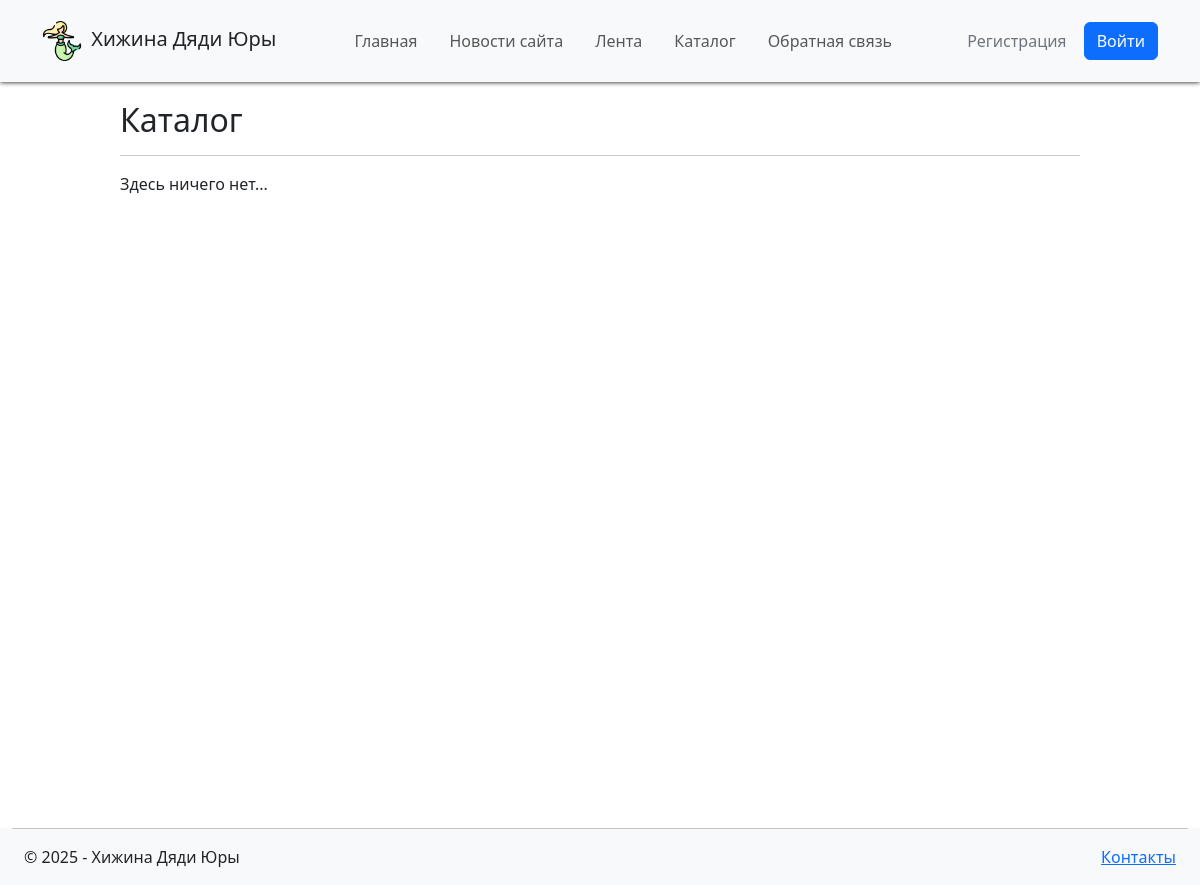
The app's page /shop/, older data.
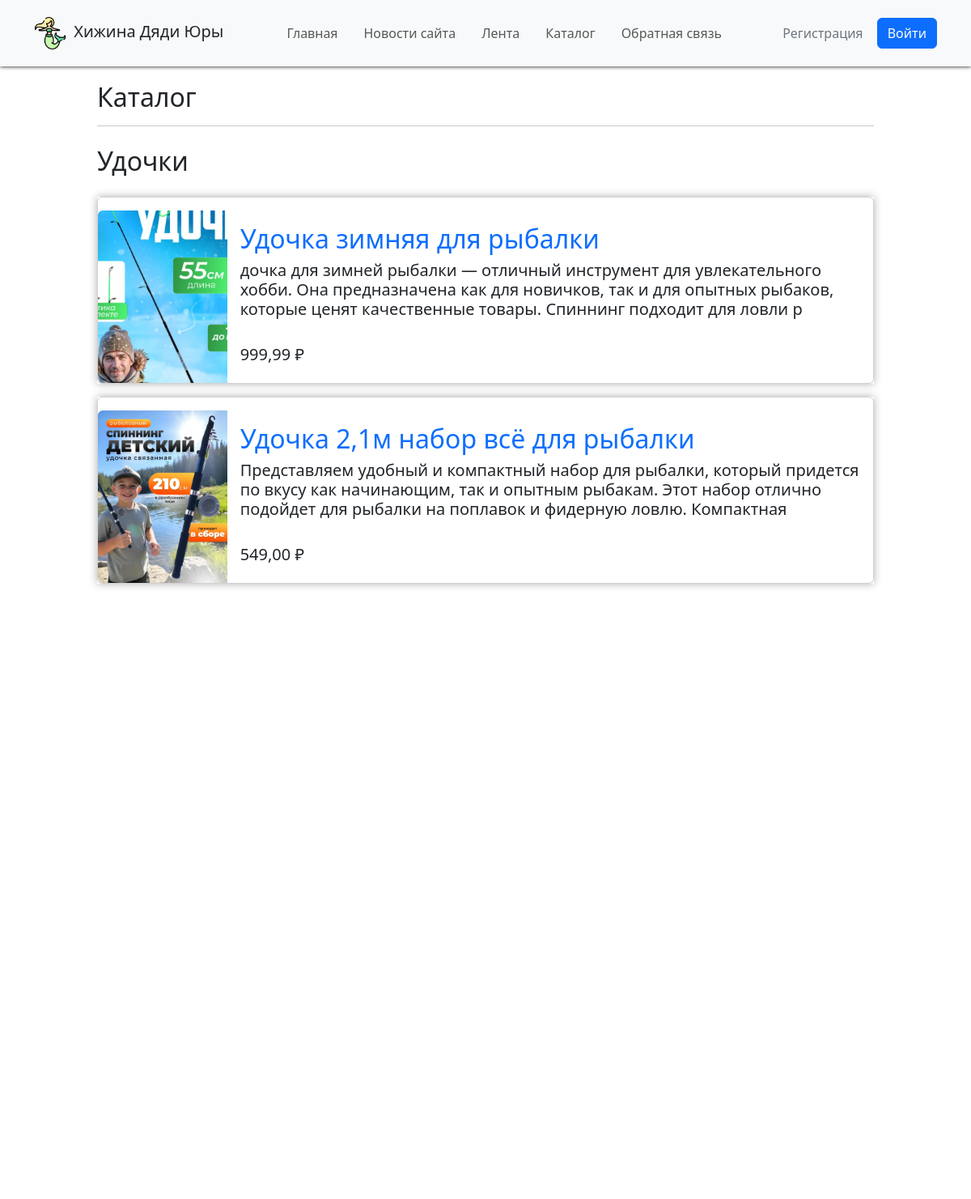
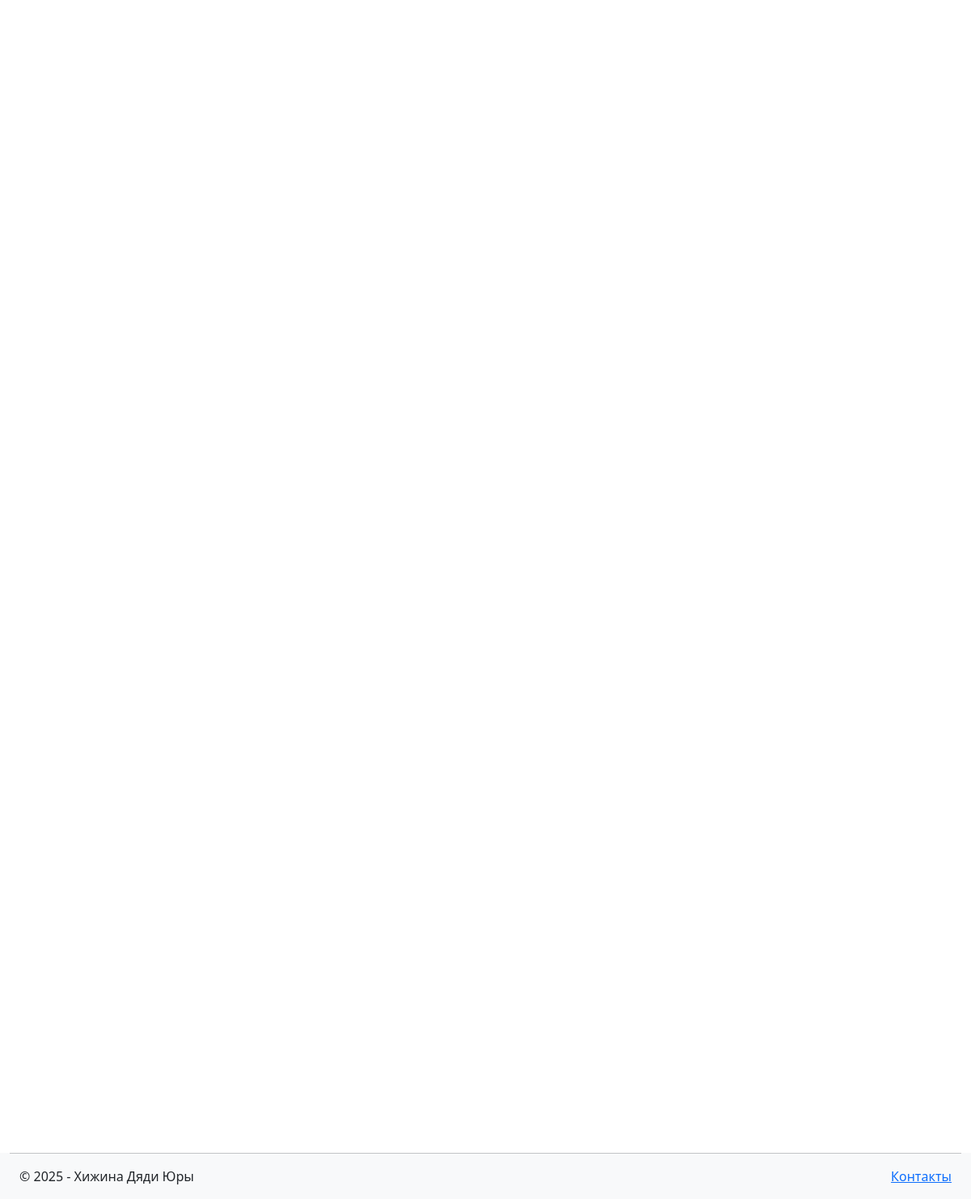
The same page, newer data (2 pictures, top to bottom).
### shop/models.py (models this page shows, shortened)
class categories(models.Model):
    name = models.CharField(max_length=100, verbose_name="Название категории")
    class Meta:
        verbose_name_plural = "категории"
        verbose_name = "категория"

class shopitems(models.Model):
    name = models.CharField(max_length=50, verbose_name="Название")
    image = models.FileField(default='temp.jpg', verbose_name="Путь к картинке")
    description = models.CharField(max_length=200, verbose_name="Описание")
    price = models.DecimalField(max_digits=5, decimal_places=2, verbose_name="Цена")
    category = models.ForeignKey(categories, on_delete=models.CASCADE, verbose_name="Категория")
    class Meta:
        verbose_name_plural = "товары"
        verbose_name = "товар"

### shop/views.py (the view)
# urls.py: path('shop/', include('shop.urls'))
def shop(request):
    assert isinstance(request, HttpRequest)  # Проверка типа запроса
    return render(
        request, 'shop/index.html',
        {
            'title':'Каталог',
            'categories':categories.objects.all(),  # Все категории товаров
            'staff':request.user.is_staff,  # Является ли пользователь сотрудником
            'year':datetime.now().year,  # Текущий год для подвала сайта
        }
    )

### shop/templates/shop/index.html (shortened to what this page needs)
{% extends "main/layout.html" %}
{% block content %}
<div class="py-3">
	<h2>
		{{ title }}
	</h2><hr />
	<div class="col s12 m7">
		{% if categories %}
		{% for category in categories %}
		<h2 class="my-4">{{ category.name }}</h3>
		{% for item in category.shopitems_set.all %}
		<div style="box-shadow: 0px 0px 10px #B0B0B0">
			<div class="card mb-3" style="max-height: 350px;">
				<div class="row g-0">
					<div class="col-2">
						<img src="{{ item.image.url }}" class="img-fluid rounded-start" alt="preview">
					</div>
					<div class="col-10">
						<div class="card-body">
							<a class="text-decoration-none" href="{% url 'shopitem_detail' item.id %}">
								<h2 class="card-title">{{ item.name }}</h2>
							</a>
							<h5 class="card-text">{{ item.description }}</h5><br>
							<h5 class="card-text">{{ item.price }} ₽</h5>
						</div>
					</div>
				</div>
			</div>
		</div>
		{% endfor %}
		{% endfor %}
		{% else %}
			<p>Здесь ничего нет...</p>
		{% endif %}
	</div>
{% endblock %}

### main/templates/main/layout.html (shortened to what this page needs)
{% load static %}
<!DOCTYPE html>
<html>
<head>
	<link rel="stylesheet" href="https://cdn.jsdelivr.net/npm/bootstrap@5.3.3/dist/css/bootstrap.min.css">
    <link rel="stylesheet" href="http://use.fontawesome.com/releases/v5.8.2/css/all.css" />
    <link rel="stylesheet" href="{% static 'style.css' %}" />
</head>
<body>
	<nav class="navbar navbar-expand-lg py-3 bg-light fixed-top">
		<div class="container">
			<a class="navbar-brand text-dark" href="{% url 'home' %}">
				<img src="{% static 'bnuuy.png' %}" width="40" height="40" class="align-middle me-1 img-fluid" alt="Логотип">
				Хижина Дяди Юры
			</a>
			<div class="lc-block collapse navbar-collapse" id="myNavbar3">
				<div lc-helper="shortcode" class="live-shortcode ms-auto">
					<ul id="menu-menu-1" class="navbar-nav">
						<li class="menu-item menu-item-type-custom menu-item-object-custom nav-item px-2">
							<a href="{% url 'home' %}" class="nav-link">Главная</a>
						</li>
						<li class="menu-item menu-item-type-custom menu-item-object-custom nav-item px-2">
							<a href="{% url 'news' %}" class="nav-link">Новости сайта</a>
						</li>
						<li class="menu-item menu-item-type-custom menu-item-object-custom nav-item px-2">
							<a href="{% url 'arts' %}" class="nav-link">Лента</a>
						</li>
						<li class="menu-item menu-item-type-custom menu-item-object-custom nav-item px-2">
							<a href="{% url 'shop' %}" class="nav-link">Каталог</a>
						</li>
						<li class="menu-item menu-item-type-custom menu-item-object-custom nav-item px-2">
							<a href="{% url 'feedback' %}" class="nav-link">Обратная связь</a>
						</li>
					</ul>
				</div>
				<div class="lc-block ms-auto d-grid gap-2 d-lg-block">
					{% if user.is_authenticated %}
					<a class="btn link-secondary" role="button">{{ user.username }}</a>
					<form class="btn btn-primary btn-light" id="logoutForm" action="/logout/" method="post">
						{% csrf_token %}
						<a class="text-white text-decoration-none" href="javascript:document.getElementById('logoutForm').submit()" role="button">
							<i class="fas fa-sign-out-alt" style="color: grey"> </i>
						</a>
					</form>
					{% else %}
						<a class="btn link-secondary" href="{% url 'registration' %}" role="button">Регистрация</a>
						<a class="btn btn-primary" href="{% url 'login' %}" role="button">Войти</a>
					{% endif %}
				</div>
			</div>
		</div>
	</nav>
	<div id="content">
        {% block content %}
        {% endblock %}
    </div>
	<footer class="bg-light fixed-bottom">
		<div class="row px-4">
			<hr>
            <div class="col-md-5">
                <p>
					&copy; {{ year }} - Хижина Дяди Юры
				</p>
            </div>
            <div class="d-none d-md-block col-md-7 text-end">
                <p>
					<a href="{% url 'contact' %}">Контакты</a>
				</p>
            </div>
        </div>
	</footer>
</body>
</html>

### static/static_files/style.css (style rules this page uses)
.navbar { box-shadow: 0px 0px 5px black; }
body { overflow: hidden; }
#content { max-height: calc(100% - 143px); overflow-y: scroll; padding: 0px 10%; margin-top: 85px; margin-bottom: 58px; }
html, body { height: 100%; width: 100%; margin: 0; padding: 0; }
.card { padding-top: 1em; }

Row changes from the older to the newer data that the page shows:
added categories: name "Удочки"
added shopitems: image (picture), name "Удочка зимняя для рыбалки", description "дочка для зимней рыбалки — отличный инструмент для увлекательного хобби. Она предназначена как для новичков, так и для опытных рыбаков, которые ценят качественные товары. Спиннинг подходит для ловли р", price "999,99"
added shopitems: image (picture), name "Удочка 2,1м набор всё для рыбалки", description "Представляем удобный и компактный набор для рыбалки, который придется по вкусу как начинающим, так и опытным рыбакам. Этот набор отлично подойдет для рыбалки на поплавок и фидерную ловлю. Компактная", price "549,00"
Text that changed along with them:
text no longer shown: "Здесь ничего нет..."
